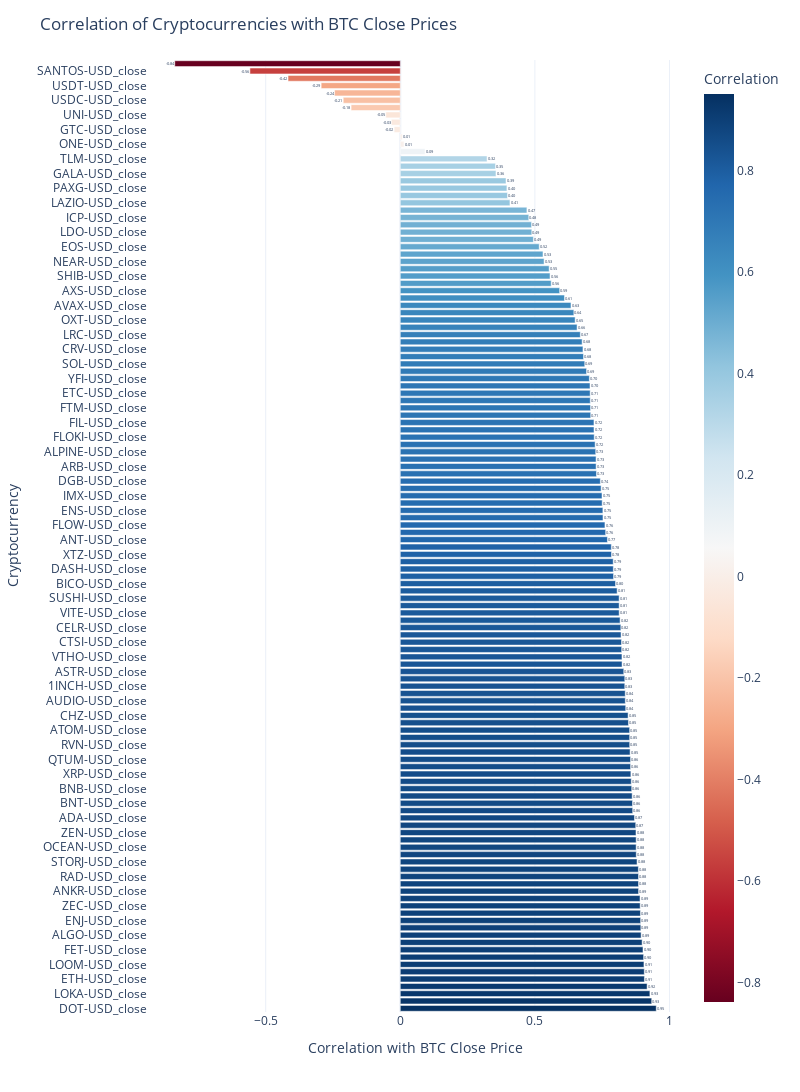

Source (notebook cell):
### Markdown cell above
### Question:
#### Whats the correltion between the close of cryptocurrrencies offered on Binance.US USDT trading pairs since Bitcoins 2019 bull run cycle to its low

### Code cell
# Initialize an empty list to hold data for all tickers
all_data_2 = []

# Loop through each ticker symbol in the list
for i in binanceUS_cryptoUSDT_pairs:
    # Fetch the ticker data
    ticker = yf.Ticker(i)
    # Get historical market data, here max is used for demonstration; you can customize the period
    data = ticker.history(start = '2019-09-07', end = '2022-11-21', interval = '1wk') #period = '1w'
    
    # Add a column to identify the ticker (optional)
    data['Ticker'] = i
    
    # Append this data to the list
    all_data_2.append(data)

# Convert the list of DataFrames into a single DataFrame
binanceUS_df_2 = pd.concat(all_data_2)# Initialize an empty list to hold data for all tickers
all_data_2 = []

binanceUS_df_2 = binanceUS_df_2.reset_index()

# Pivot the DataFrame to make each ticker's close prices its own column
close_prices_df_2 = binanceUS_df_2.pivot(index='Date', columns='Ticker', values='Close')

# Ensure the column names are correct after pivoting
close_prices_df_2.columns = [f'{ticker}_close' for ticker in close_prices_df_2.columns]
close_prices_df_2

# Calculate the correlation of each cryptocurrency's close prices with BTC's close prices
binanceUS_correlation_with_btc_2 = close_prices_df_2.corrwith(BTC_df['btc_close'])

# The result will be a Series where each index is a 'ticker_close' and its value is the correlation with 'BTC_close'
binanceUS_correlation_with_btc_2 = pd.DataFrame(binanceUS_correlation_with_btc_2)
binanceUS_correlation_with_btc_2.columns = ['correlation']
# Reset the index and rename the new column
binanceUS_correlation_with_btc_2.reset_index(inplace=True)
binanceUS_correlation_with_btc_2.rename(columns={'index': 'Ticker'}, inplace=True)

binanceUS_correlation_with_btc_2.head()

binanceUS_correlation_with_btc_2 = binanceUS_correlation_with_btc_2.sort_values(by='correlation', ascending=False)

# Interactive bar chart
fig = px.bar(binanceUS_correlation_with_btc_2, y='Ticker', x='correlation', 
             text='correlation', orientation='h', 
             color='correlation', color_continuous_scale='RdBu',
             labels={'correlation': 'Correlation with BTC'})

# Layout enhancements
fig.update_layout(title='Correlation of Cryptocurrencies with BTC Close Prices',
                  xaxis_title='Correlation with BTC Close Price',
                  yaxis_title='Cryptocurrency',
                  coloraxis_colorbar=dict(title="Correlation"),
                  template='plotly_white',
                  width = 800,
                  height = 2000)

# Text on bars
fig.update_traces(texttemplate='%{text:.2f}', textposition='outside')

fig.show()

# Initialize the list to hold highly correlated tickers
highly_correlated_2 = []

# Iterate through the DataFrame and check each correlation value
for index, row in binanceUS_correlation_with_btc_2.iterrows():
    # Check if the correlation is greater than 0.80
    if row['correlation'] > 0.85:
        # Add the ticker name to the list
        highly_correlated_2.append(row['Ticker'])

# Display the list of highly correlated tickers
highly_correlated_2

### Figure 1 — Plotly figure (JSON) as saved in the notebook; plotly's stock layout.template omitted (floating-point values rounded to 4 significant figures; data arrays with more than 128 entries replaced by an {"elided": "..."} marker saying what was removed)
{"data": [{"alignmentgroup": "True", "hovertemplate": "Correlation with BTC=%{marker.color}<br>Ticker=%{y}<extra></extra>", "legendgroup": "", "marker": {"color": {"elided": "130 float values"}, "coloraxis": "coloraxis", "pattern": {"shape": ""}}, "name": "", "offsetgroup": "", "orientation": "h", "showlegend": false, "text": {"elided": "130 float values"}, "textposition": "outside", "texttemplate": "%{text:.2f}", "type": "bar", "x": {"elided": "130 float values"}, "xaxis": "x", "y": {"elided": "130 str values"}, "yaxis": "y"}], "layout": {"barmode": "relative", "coloraxis": {"colorbar": {"title": {"text": "Correlation"}}, "colorscale": [[0, "rgb(103,0,31)"], [0.1, "rgb(178,24,43)"], [0.2, "rgb(214,96,77)"], [0.3, "rgb(244,165,130)"], [0.4, "rgb(253,219,199)"], [0.5, "rgb(247,247,247)"], [0.6, "rgb(209,229,240)"], [0.7, "rgb(146,197,222)"], [0.8, "rgb(67,147,195)"], [0.9, "rgb(33,102,172)"], [1, "rgb(5,48,97)"]]}, "height": 2000, "legend": {"tracegroupgap": 0}, "margin": {"t": 60}, "title": {"text": "Correlation of Cryptocurrencies with BTC Close Prices"}, "width": 800, "xaxis": {"anchor": "y", "domain": [0, 1], "title": {"text": "Correlation with BTC Close Price"}}, "yaxis": {"anchor": "x", "domain": [0, 1], "title": {"text": "Cryptocurrency"}}}}
